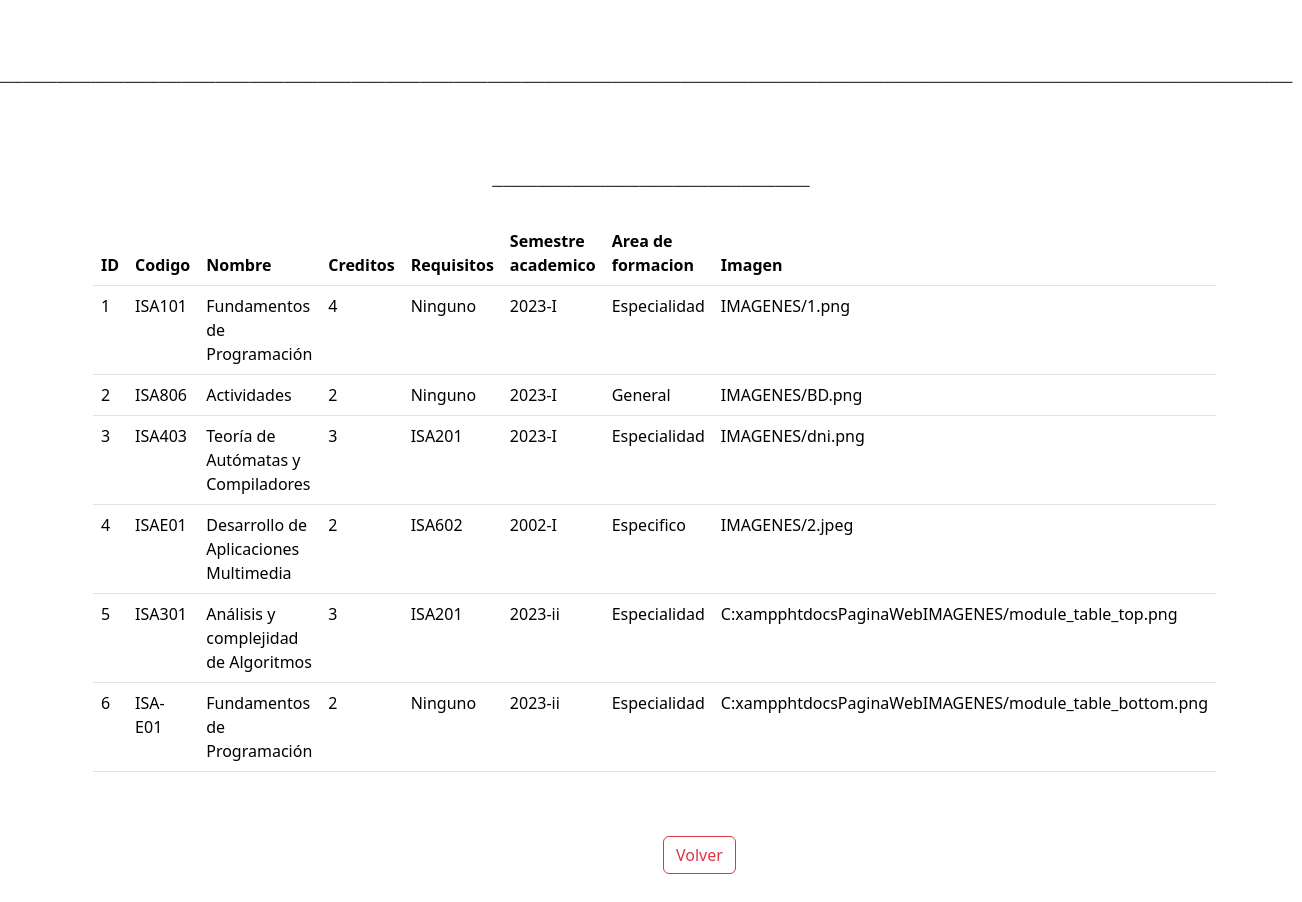
The app's page /mcurso.php with its own data.
### tables this page shows
CREATE TABLE `curso` (
  `idCur` int(11) NOT NULL,
  `codCur` char(8) NOT NULL,
  `nomCur` varchar(50) NOT NULL,
  `creCur` int(1) NOT NULL,
  `preCur` char(8) NOT NULL COMMENT 'Pre Requisito',
  `sacCur` char(8) NOT NULL COMMENT 'Semestre academico',
  `afoCur` varchar(30) NOT NULL COMMENT 'Area de formacion',
  `imgCur` varchar(150) NOT NULL,
  `regCur` datetime NOT NULL
);

### mcurso.php (the view, shortened to what this page needs)
<?php
include_once 'conexion.php';
$estudiante = "SELECT * FROM curso";
?>
<!DOCTYPE html>
<html lang="es">
<head>
    <link href="assets/bootstrap.min.css" rel="stylesheet">
</head>
<body>
     <div class="row">
    <?php include_once 'secciones/menu.php';?>
    </div>
<div class="row py-4">
            <h1 class="display-6 text-white text-center">Tabla de Cursos</h1>
            <p class="card-text text-center">────────────────────────────</p>
        </div>
        <div class="container-sm">
        <table class="table">
            <thead>
              <tr>
                <th scope="col">ID</th>
                <th scope="col">Codigo</th>
                <th scope="col">Nombre</th>
                <th scope="col">Creditos</th>
                <th scope="col">Requisitos</th>
                <th scope="col">Semestre academico</th>
                <th scope="col">Area de formacion</th>
                <th scope="col">Imagen</th>
              </tr>
            </thead>
            <?php $resultado=mysqli_query($conector,$estudiante);
            while($row=mysqli_fetch_assoc($resultado)){?>
            <tbody>
              <td><?php echo $row['idCur']?></td>
              <td><?php echo $row['codCur']?></td>
              <td><?php echo $row['nomCur']?></td>
              <td><?php echo $row['creCur']?></td>
              <td><?php echo $row['preCur']?></td>
              <td><?php echo $row['sacCur']?></td>
              <td><?php echo $row['afoCur']?></td>
              <td><?php echo $row['imgCur']?></td>
            </tbody>
            <?php }?>
          </table>
          <div class="row py-4">
          <div class="col-lg-6 offset-md-6  py-4">
          <a href="http://localhost/paginaweb/Mostrardatos.php" class="btn btn-outline-danger ">Volver</a>
          </div>
            </div>
          </div>
</body>
</html>

### secciones/menu.php (shortened to what this page needs)
<div class="row justify-content-md-center" style="margin-top:1%">
<div class="container-fluid ">
    <div class="container">
    <nav class="navbar navbar-expand-lg navbar-dark ">
        <a class="navbar-brand" href="http://localhost/paginaweb/"><span><i class="fa-solid fa-house"></i> I N I C I O</i></span></a></a>
        <div class="collapse navbar-collapse" id="navbarColor02">
        <ul class="navbar-nav me-auto">
            <li class="nav-item">
            <a class="nav-link active" class="navbar-brand" href="https://www.unamba.edu.pe/">UNAMBA
            </a>
            </li>
            <li class="nav-item dropdown">
            <a class="nav-link dropdown-toggle" data-bs-toggle="dropdown" href="buscadores.php" role="button" aria-haspopup="true" aria-expanded="false">Buscador</a>
            </li>
            <li class="nav-item dropdown">
            <a class="nav-link dropdown-toggle" data-bs-toggle="dropdown" href="base.php" role="button" aria-haspopup="true" aria-expanded="false">Base de Datos</a>
            </li>
        </ul>
            <a class="navbar-brand" class="btn" href="https://www.youtube.com/watch?v=ba7mB8oueCY&list=RDba7mB8oueCY&start_radio=1&rv=ba7mB8oueCY&t=1"><span><i class="fa-brands fa-youtube"></i></i></i></i></span></a>
            <a class="navbar-brand" class="btn" href="https://wa.me/988605555"><span><i class="fa-brands fa-whatsapp"></i></span></a>
            <a class="navbar-brand" class="btn" href="https://www.facebook.com/Untovchable"><span><i class="fa-brands fa-facebook"></i></i></span></a>
            <a class="navbar-brand" class="btn" href="https://www.instagram.com/louisclasse/"><span><i class="fa-brands fa-instagram"></i></i></span></a>
            <a class="navbar-brand" class="btn" href="https://twitter.com/LoayzaNarvaez"><span><i class="fa-brands fa-twitter"></i></i></i></span></a>
            <a class="navbar-brand" class="btn" href="http://localhost/paginaweb/desarrollador.php"><span><i class="fa-solid fa-user"></i></i></i></i></span></a>
        </div>
    </div>
    <p class="card-text text-center">──────────────────────────────────────────────────────────────────────────────────────────────────────────────────</p>
    </div>
</div>

### records on screen
curso: idCur "1", codCur "ISA101", nomCur "Fundamentos de Programación", creCur "4", preCur "Ninguno", sacCur "2023-I", afoCur "Especialidad", imgCur "IMAGENES/1.png"
curso: idCur "2", codCur "ISA806", nomCur "Actividades", creCur "2", preCur "Ninguno", sacCur "2023-I", afoCur "General", imgCur "IMAGENES/BD.png"
curso: idCur "3", codCur "ISA403", nomCur "Teoría de Autómatas y Compiladores", creCur "3", preCur "ISA201", sacCur "2023-I", afoCur "Especialidad", imgCur "IMAGENES/dni.png"
curso: idCur "4", codCur "ISAE01", nomCur "Desarrollo de Aplicaciones Multimedia", creCur "2", preCur "ISA602", sacCur "2002-I", afoCur "Especifico", imgCur "IMAGENES/2.jpeg"
curso: idCur "5", codCur "ISA301", nomCur "Análisis y complejidad de Algoritmos", creCur "3", preCur "ISA201", sacCur "2023-ii", afoCur "Especialidad", imgCur "C:xampphtdocsPaginaWebIMAGENES/module_table_top.png"
curso: idCur "6", codCur "ISA-E01", nomCur "Fundamentos de Programación", creCur "2", preCur "Ninguno", sacCur "2023-ii", afoCur "Especialidad", imgCur "C:xampphtdocsPaginaWebIMAGENES/module_table_bottom.png"
